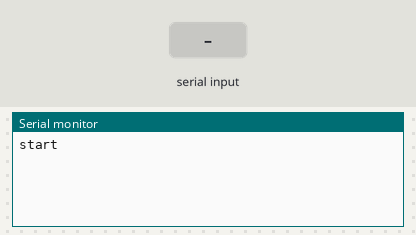
Recording of a program running on a simulated Raspberry Pi Pico. On the bench: the last lines printed to the serial monitor. The test bench sets the inputs (shaded band).

Above: at 2.2 s.
2.3 s: "1" received over the second serial link
At 3.5 s:
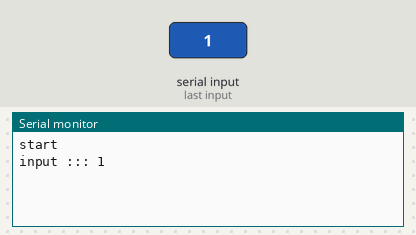
3.8 s: "0" received over the second serial link
At 4.7 s:
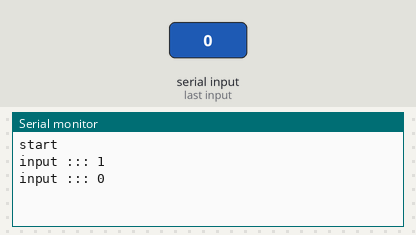
5.3 s: "2" received over the second serial link
At 5.9 s:
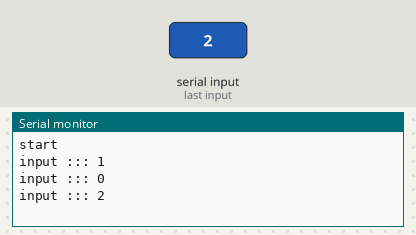

The program:

main.cpp
```cpp
#include "Arduino.h"

/*
  Данный код позволяет принять данные, идущие из порта, в строку (String) без "обрывов"
*/
String strData = "";
boolean recievedFlag;
void setup() {
  Serial1.begin(115200);
  delay(1000);
  Serial.println("start");
}
void loop() {
  while (Serial1.available() > 0) {         // ПОКА есть что то на вход
    strData += (char)Serial1.read();        // забиваем строку принятыми данными
    recievedFlag = true;                   // поднять флаг что получили данные
    delay(10);                              // ЗАДЕРЖКА. Без неё работает некорректно!
  }
  if (recievedFlag) {
    Serial.print("input ::: ");            // если данные получены
    Serial.println(strData);               // вывести
    strData = "";                          // очистить
    recievedFlag = false;                  // опустить флаг
  }
}
```

Measured:
- after the input at 2.3 s, the serial monitor: prints a new line at once (image 1)
- after the input at 3.8 s, the serial monitor: prints a new line at once (image 2)
- after the input at 5.3 s, the serial monitor: prints a new line at once (image 3)
